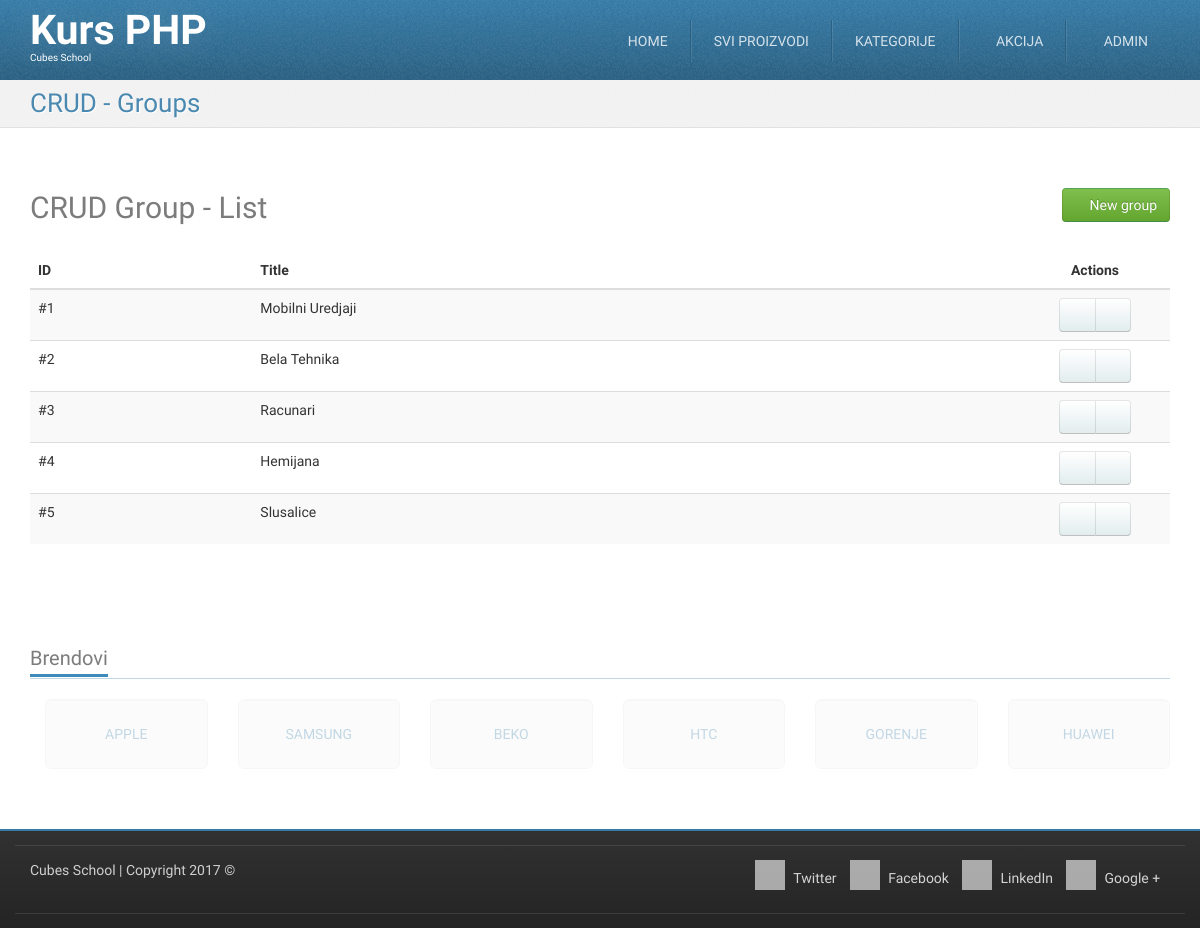
The app's page /crud-group-list.php (signed in) with its own data.
### tables this page shows
CREATE TABLE `groups` (
  `id` int(11) NOT NULL,
  `title` varchar(255) NOT NULL
);

### crud-group-list.php (called while the page is built, shortened)
<?php
require_once __DIR__ . '/models/m_groups.php';
$groups = groupsFetchAll();
require_once __DIR__ . '/views/layout/header.php';
require_once __DIR__ . '/views/templates/t_crud-group-list.php';
require_once __DIR__ . '/views/layout/footer.php';

### models/m_groups.php (called while the page is built, shortened)
<?php
require_once __DIR__ . '/m_database.php';
function groupsFetchAll() {
    $query = "SELECT `groups`.* FROM `groups`";
    return dbFetchAll($query);
}

### models/m_database.php (called while the page is built, shortened)
<?php
function dbGetLink() {
    static $link;
    if (!isset($link)) {
        $link = mysqli_connect('127.0.0.1', 'cubes', 'cubes', 'cubesphp');
    }
    return $link;
}
function dbQuery($query) {
    $link = dbGetLink();
    $result = mysqli_query($link, $query);
    return $result;
}
function dbFetchAll($query) {
    $result = dbQuery($query);
    return mysqli_fetch_all($result, MYSQLI_ASSOC);
}

### views/templates/t_crud-group-list.php (the view)
<div id="highlighted">
    <div class="container">
        <div class="header">
            <h2 class="page-title">
                <span>CRUD - Groups</span>
            </h2>
        </div>
    </div>
</div>
<div id="content">
    <div class="container portfolio">
        <div class="row">
            <div class="col-md-12">
                <h2>
                    CRUD Group - List
                    <a href="/crud-group-insert.php" class="pull-right btn btn-success">
                        <i class="fa fa-plus-circle"></i>
                        New group
                    </a>
                </h2>
            </div>
        </div>
        <div class="row">
            <div class="col-md-12">
                <table class="table table-striped table-hover">
                    <thead>
                        <tr>
                            <th>ID</th>
                            <th>Title</th>
                            <th class="actions text-center">Actions</th>
                        </tr>
                    </thead>
                    <tbody>
                        <?php foreach ($groups as $group) { ?>
                            <tr>
                                <td>
                                    #<?php echo htmlspecialchars($group['id']); ?>
                                </td>
                                <td>
                                    <?php echo htmlspecialchars($group['title']); ?>
                                </td>
                                <td class="text-center">
                                    <div class="btn-group">
                                        <a href="/crud-group-edit.php?id=<?php echo htmlspecialchars($group['id']);?>" class="btn btn-default"><i class="fa fa-pencil"></i></a>
                                        <a href="/crud-group-delete.php?id=<?php echo htmlspecialchars($group['id']);?>" class="btn btn-default"><i class="fa fa-trash"></i></a>
                                    </div>
                                </td>
                            </tr>
                        <?php } ?>
                    </tbody>
                </table>
            </div>
        </div>
    </div>
</div>

### skins/tema/css/theme-style.css (style rules this page uses)
h1, h2, h3 { line-height: 40px; }
h1, h2, h3, h4, h5, h6 { color: rgba(36, 36, 36, 0.6); }
a { color: #377ca8; text-decoration: none; }
.btn-default { color: #333333; text-shadow: 0 1px 1px rgba(255, 255, 255, 0.75); background-image: -webkit-linear-gradient(top, #ffffff 0%, #e2edee 100%); background-image: -o-linear-gradient(top, #ffffff 0%, #e2edee 100%); background-image: linear-gradient(to bottom, #ffffff 0%, #e2edee 100%); background-repeat: repeat-x; filter: progid:DXImageTransform.Microsoft.gradient(startColorstr='#ffffffff', endColorstr='#ffe2edee', GradientType=0); border-color: #e2edee #e2edee #b2cfd2; border-color: rgba(0, 0, 0, 0.1) rgba(0, 0, 0, 0.1) rgba(0, 0, 0, 0.25); *background-color: #e2edee; filter: progid:DXImageTransform.Microsoft.gradient(enabled = false); -webkit-transition: all; -o-transition: all; transition: all; }
.btn-success { color: #ffffff; text-shadow: 0 -1px 0 rgba(0, 0, 0, 0.25); background-image: -webkit-linear-gradient(top, #7fbf4d 0%, #63a62f 100%); background-image: -o-linear-gradient(top, #7fbf4d 0%, #63a62f 100%); background-image: linear-gradient(to bottom, #7fbf4d 0%, #63a62f 100%); background-repeat: repeat-x; filter: progid:DXImageTransform.Microsoft.gradient(startColorstr='#ff7fbf4d', endColorstr='#ff63a62f', GradientType=0); border-color: #63a62f #63a62f #3f6a1e; border-color: rgba(0, 0, 0, 0.1) rgba(0, 0, 0, 0.1) rgba(0, 0, 0, 0.25); *background-color: #63a62f; filter: progid:DXImageTransform.Microsoft.gradient(enabled = false); -webkit-transition: all; -o-transition: all; transition: all; }
html { background-image: -webkit-linear-gradient(top, #e0e0e0 0%, #ffffff 100%); background-image: -o-linear-gradient(top, #e0e0e0 0%, #ffffff 100%); background-image: linear-gradient(to bottom, #e0e0e0 0%, #ffffff 100%); background-repeat: repeat-x; filter: progid:DXImageTransform.Microsoft.gradient(startColorstr='#ffe0e0e0', endColorstr='#ffffffff', GradientType=0); }
body { margin: 0; font-family: "Monda", Arial, serif; font-size: 14px; line-height: 1.428571429; color: #333333; background-color: #ffffff; position: relative; }
.page-title { margin: 0; }
#highlighted { -webkit-transition: all 0.4s ease-out; -o-transition: all 0.4s ease-out; transition: all 0.4s ease-out; border-bottom: 1px solid #e1e1e1; background: #f2f2f2 url(../img/bg_noise-5.png) left top repeat; color: #377ca8; text-shadow: 1px 1px 1px #ffffff; }
.has-navbar-fixed-top #content { margin-top: 82px; }
.has-navbar-fixed-top.has-highlighted #highlighted, .has-navbar-fixed-top.page-index #highlighted, .has-navbar-fixed-top.page-index-carousel #highlighted, .has-navbar-fixed-top.page-starter #highlighted { margin-top: 80px; }
.has-navbar-fixed-top.has-highlighted #content, .has-navbar-fixed-top.page-index #content, .has-navbar-fixed-top.page-index-carousel #content, .has-navbar-fixed-top.page-starter #content { margin-top: 0; }
#content { padding: 40px 0; background-color: #ffffff; }
.header { margin-bottom: 0; }
.header:before, .header:after { content: " "; display: table; }
.header:after { clear: both; }
.header .page-title { font-size: 26px; margin: 8px 0 8px 0; color: rgba(55, 124, 168, 0.9); }
.header .page-title span, .header .page-title small { display: block; line-height: 1.2 !important; }
@media (min-width: 768px) { .header .page-title { float: left; } }
.services .row, .portfolio .row { margin-bottom: 1em; }

### skins/tema/css/custom-style.css (style rules this page uses)
table .actions { width: 150px; }

### skins/tema/css/colour-blue.css (style rules this page uses)
body a { color: #377ca8; text-decoration: none; }
body #highlighted { border-bottom-color: #e1e1e1; background-color: #f2f2f2; color: #377ca8; text-shadow: 1px 1px 1px #ffffff; }
body .header .page-title { color: rgba(55, 124, 168, 0.9); }

### records on screen
groups: id "1", title "Mobilni Uredjaji"
groups: id "2", title "Bela Tehnika"
groups: id "3", title "Racunari"
groups: id "4", title "Hemijana"
groups: id "5", title "Slusalice"
